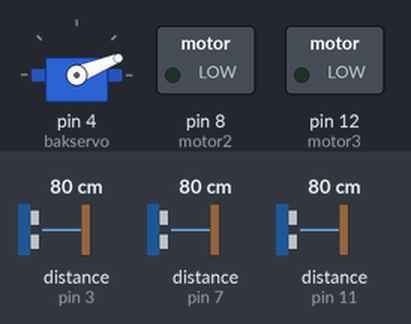
A sketch run on a simulated Arduino Uno, built with avr-gcc and run on an emulated ATmega328P. On the bench: servo, switched loads named in the sketch (green lamp = pin HIGH). Wiring (inferred from the names in the program): 3 × ultrasonic range finder: trigger pin 2, echo pin 3 / trigger pin 6, echo pin 7 / trigger pin 10, echo pin 11. The inputs (shaded band) are chosen by the test bench; at power-on: distance to the obstacle (sensors on pin 7, pin 11, pin 3) 80 cm. The echo pulse lasts 58.3 µs per cm; pins used as bus, display or sensor lines are not drawn.

Above: at 2.7 s.
2.8 s: distance to the obstacle (sensor on pin 7) set to 66 cm
At 3.04 s:
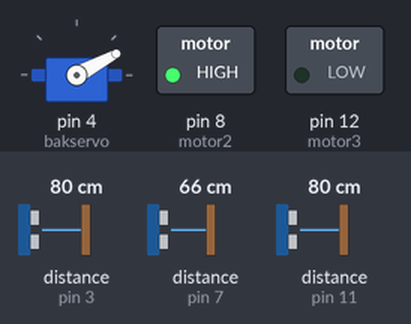
5.8 s: distance to the obstacle (sensor on pin 11) set to 67 cm
At 5.98 s:
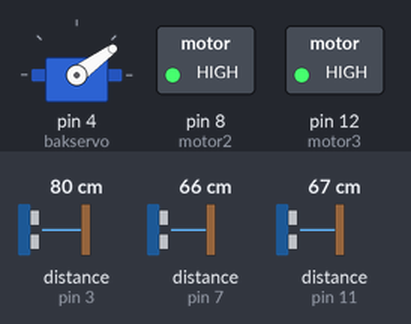
8.8 s: distance to the obstacle (sensor on pin 7) set to 120 cm
At 9.02 s:
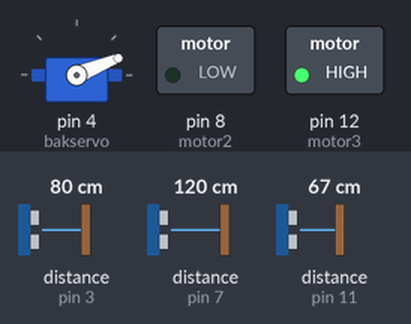
11.8 s: distance to the obstacle (sensor on pin 11) set to 120 cm
At 12.04 s:
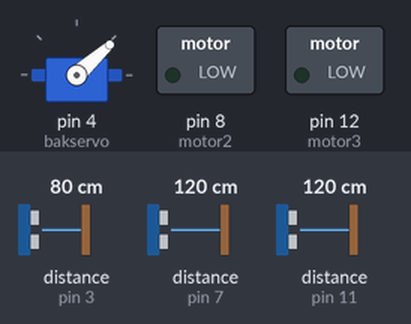
14.8 s: distance to the obstacle (sensor on pin 7) set to 2 cm
At 15.02 s:
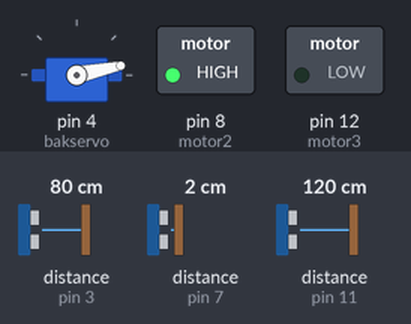
17.8 s: distance to the obstacle (sensor on pin 11) set to 2 cm
At 18.01 s:
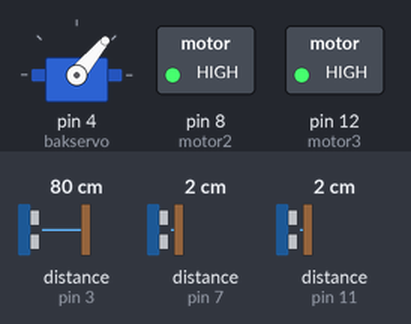
Timing chart, 0 to 30.5 s (numbered marks = the images above; inputs shaded):
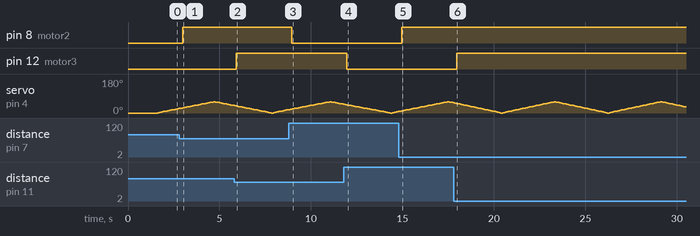

Measured:
- the behaviour switches between 72 and 71 cm on distance to the obstacle (sensor on pin 7) (found by bisection; images 0 and 1)
- the behaviour switches between 72 and 71 cm on distance to the obstacle (sensor on pin 11) (found by bisection; images 1 and 2)
- after the input at 2.8 s, pin 8 (motor2): LOW → HIGH after 0.18 s
- after the input at 5.8 s, pin 12 (motor3): LOW → HIGH after 0.12 s
- after the input at 8.8 s, pin 8 (motor2): HIGH → LOW after 0.16 s
- after the input at 11.8 s, pin 12 (motor3): HIGH → LOW after 0.17 s
- after the input at 14.8 s, pin 8 (motor2): LOW → HIGH after 0.16 s
- after the input at 17.8 s, pin 12 (motor3): LOW → HIGH after 0.16 s

The sketch:

Obstacle_Detection_with_Ultrasonic_Sensors.ino
```cpp
#include "Servo.h"

// Define pin numbers for ultrasonic sensors, motors
#define trigPin1 2
#define echoPin1 3
#define motor1 1
#define trigPin2 6
#define echoPin2 7
#define motor2 8
#define trigPin3 10
#define echoPin3 11
#define motor3 12

Servo bakservo;
signed int pos = 0; // Variable to store the servo position
int degree = 60;
int flag = 0;
long duration, distance, UltraSensor1, UltraSensor2, UltraSensor3;

void setup() {
  bakservo.attach(4);
  bakservo.write(pos);
  delay(1500);
  Serial.begin(9600);

  // Initialize pin modes
  pinMode(trigPin1, OUTPUT);
  pinMode(echoPin1, INPUT);
  pinMode(motor1, OUTPUT);
  pinMode(trigPin2, OUTPUT);
  pinMode(echoPin2, INPUT);
  pinMode(motor2, OUTPUT);
  pinMode(trigPin3, OUTPUT);
  pinMode(echoPin3, INPUT);
  pinMode(motor3, OUTPUT);

  // Set initial states for motors
  digitalWrite(motor1, LOW);
  digitalWrite(motor2, LOW);
  digitalWrite(motor3, LOW);
}

void loop() {
  // Read distances from ultrasonic sensors
  SonarSensor(trigPin1, echoPin1);
  UltraSensor1 = distance;
  SonarSensor(trigPin2, echoPin2);
  UltraSensor2 = distance;
  SonarSensor(trigPin3, echoPin3);
  UltraSensor3 = distance;

  // Control the servo motor's oscillation
  if (pos == degree && flag == 0) {
    flag = 1;
  }
  if (pos <= degree && flag == 0) {
    bakservo.write(pos);
    pos += 2;
    delay(90);
  } else if (flag == 1) {
    if (pos > 0) {
      bakservo.write(pos);
      pos -= 2;
      delay(90);
    } else {
      flag = 0;
    }
  }

  // Control motors based on sensor readings
  if (UltraSensor1 <= 70) {
    digitalWrite(motor1, HIGH);
  } else {
    digitalWrite(motor1, LOW);
  }

  if (UltraSensor2 <= 70) {
    digitalWrite(motor2, HIGH);
  } else {
    digitalWrite(motor2, LOW);
  }

  if (UltraSensor3 <= 70) {
    digitalWrite(motor3, HIGH);
  } else {
    digitalWrite(motor3, LOW);
  }
}

void SonarSensor(int trigPinSensor, int echoPinSensor) {
  // Send a pulse to the sensor
  digitalWrite(trigPinSensor, LOW);
  delayMicroseconds(2);
  digitalWrite(trigPinSensor, HIGH);
  delayMicroseconds(10);
  digitalWrite(trigPinSensor, LOW);

  // Read the pulse duration
  duration = pulseIn(echoPinSensor, HIGH);

  // Calculate the distance
  distance = (duration / 2) / 29.1;
}
```
